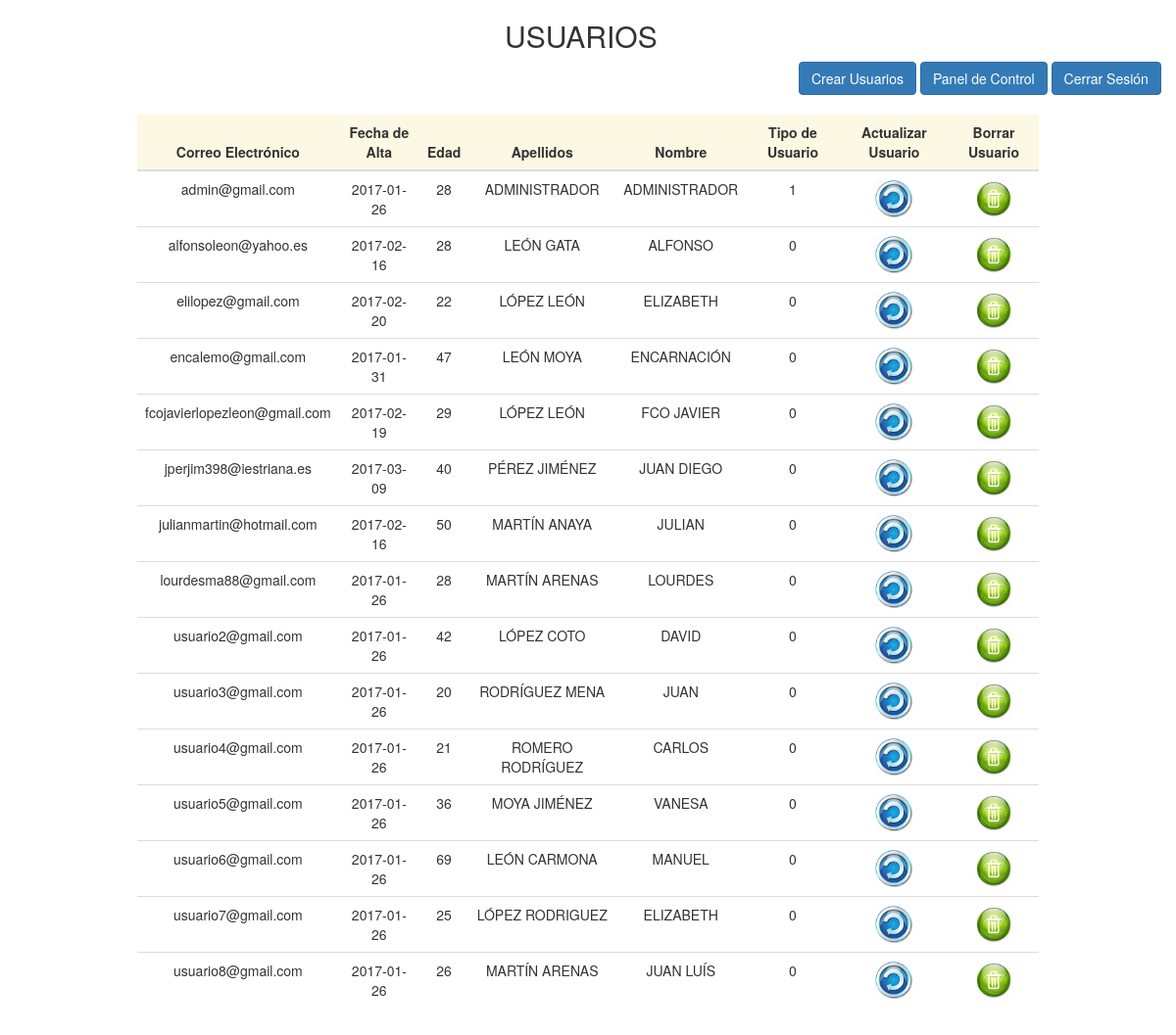
/administrador/editar_usuario.php (signed in), run on the app's committed database.
### tables this page shows
CREATE TABLE `usuarios` (
  `CORREO_ELECTRONICO` varchar(50) NOT NULL,
  `PASSWD` varchar(64) NOT NULL,
  `FECHA_ALTA` date DEFAULT NULL,
  `EDAD` int(3) DEFAULT NULL,
  `APELLIDOS` varchar(50) NOT NULL,
  `NOMBRE` varchar(50) NOT NULL,
  `TIPO_USUARIO` tinyint(1) DEFAULT NULL
);

### administrador/editar_usuario.php (the view, shortened to what this page needs)
<!DOCTYPE html>
<html lang="">
  <head>
    <link rel="stylesheet" href="../css/bootstrap.min.css">
    </head>
    <body>
      <?php
          include '../usuarios/conexion.php';
            if ($resultado = $connection->query('SELECT CORREO_ELECTRONICO, FECHA_ALTA, EDAD, APELLIDOS, NOMBRE, TIPO_USUARIO FROM usuarios;')) {
      ?>
      <div class="col-md-offset-5 col-md-5">
          <h2>USUARIOS</h2>
      </div>
      <br>
      <div class="col-md-offset-8 col-md-4">
        <a class="btn btn-primary" href="crear_usuario.php" role="button">Crear Usuarios</a>
        <a class="btn btn-primary" href="../usuarios/control_panel.php" role="button">Panel de Control</a>
        <a class="btn btn-primary" href="../usuarios/logout.php" role="button">Cerrar Sesión</a>
        <br><br>
      </div>
      <div class="container">
      <div class="col-md-offset-1 col-md-10">
      <div class="table-responsive">
      <table class="table table-hover">
      <thead>
        <tr class="warning">
          <th>Correo Electrónico</th>
          <th>Fecha de Alta</th>
          <th>Edad</th>
          <th>Apellidos</th>
          <th>Nombre</th>
          <th>Tipo de Usuario</th>
          <th>Actualizar Usuario</th>
          <th>Borrar Usuario</th>
      </thead>
      <?php
                while ($objeto = $resultado->fetch_object()) {
                    echo '<tr>';
                    echo '<td>'.$objeto->CORREO_ELECTRONICO.'</td>';
                    echo '<td>'.$objeto->FECHA_ALTA.'</td>';
                    echo '<td>'.$objeto->EDAD.'</td>';
                    echo '<td>'.$objeto->APELLIDOS.'</td>';
                    echo '<td>'.$objeto->NOMBRE.'</td>';
                    echo '<td>'.$objeto->TIPO_USUARIO.'</td>';
                    echo '<td><a title="actualizar" href="actualizar_usuario.php?id='.$objeto->CORREO_ELECTRONICO.'">
                    <img width="40" height="40" src="../img/img_edicion/actualizar.jpg" alt="actualizar"/></a></td>';
                    echo '<td><a title="borrar" href="borrar_usuario.php?id='.$objeto->CORREO_ELECTRONICO.'">
                    <img width="40" height="40" src="../img/img_edicion/borrar.jpg" alt="borrar"/></a></td>';
                    echo '</tr>';
                }
            }
       ?>
    </table>
    </div>
    </div>
  </div>
    <br>
    </body>
</html>

### administrador/editar_usuario.php (style rules this page uses)
table { text-align: center; border-collapse: collapse; }
th { text-align: center; }

### data on the page
usuarios: CORREO_ELECTRONICO "admin@gmail.com", FECHA_ALTA "2017-01-26", EDAD "28", APELLIDOS "ADMINISTRADOR", NOMBRE "ADMINISTRADOR", TIPO_USUARIO "1"
usuarios: CORREO_ELECTRONICO "alfonsoleon@yahoo.es", FECHA_ALTA "2017-02-16", EDAD "28", APELLIDOS "LEÓN GATA", NOMBRE "ALFONSO", TIPO_USUARIO "0"
usuarios: CORREO_ELECTRONICO "elilopez@gmail.com", FECHA_ALTA "2017-02-20", EDAD "22", APELLIDOS "LÓPEZ LEÓN", NOMBRE "ELIZABETH", TIPO_USUARIO "0"
usuarios: CORREO_ELECTRONICO "encalemo@gmail.com", FECHA_ALTA "2017-01-31", EDAD "47", APELLIDOS "LEÓN MOYA", NOMBRE "ENCARNACIÓN", TIPO_USUARIO "0"
usuarios: CORREO_ELECTRONICO "fcojavierlopezleon@gmail.com", FECHA_ALTA "2017-02-19", EDAD "29", APELLIDOS "LÓPEZ LEÓN", NOMBRE "FCO JAVIER", TIPO_USUARIO "0"
usuarios: CORREO_ELECTRONICO "jperjim398@iestriana.es", FECHA_ALTA "2017-03-09", EDAD "40", APELLIDOS "PÉREZ JIMÉNEZ", NOMBRE "JUAN DIEGO", TIPO_USUARIO "0"
usuarios: CORREO_ELECTRONICO "julianmartin@hotmail.com", FECHA_ALTA "2017-02-16", EDAD "50", APELLIDOS "MARTÍN ANAYA", NOMBRE "JULIAN", TIPO_USUARIO "0"
usuarios: CORREO_ELECTRONICO "lourdesma88@gmail.com", FECHA_ALTA "2017-01-26", EDAD "28", APELLIDOS "MARTÍN ARENAS", NOMBRE "LOURDES", TIPO_USUARIO "0"
usuarios: CORREO_ELECTRONICO "usuario2@gmail.com", FECHA_ALTA "2017-01-26", EDAD "42", APELLIDOS "LÓPEZ COTO", NOMBRE "DAVID", TIPO_USUARIO "0"
usuarios: CORREO_ELECTRONICO "usuario3@gmail.com", FECHA_ALTA "2017-01-26", EDAD "20", APELLIDOS "RODRÍGUEZ MENA", NOMBRE "JUAN", TIPO_USUARIO "0"
usuarios: CORREO_ELECTRONICO "usuario4@gmail.com", FECHA_ALTA "2017-01-26", EDAD "21", APELLIDOS "ROMERO RODRÍGUEZ", NOMBRE "CARLOS", TIPO_USUARIO "0"
usuarios: CORREO_ELECTRONICO "usuario5@gmail.com", FECHA_ALTA "2017-01-26", EDAD "36", APELLIDOS "MOYA JIMÉNEZ", NOMBRE "VANESA", TIPO_USUARIO "0"
usuarios: CORREO_ELECTRONICO "usuario6@gmail.com", FECHA_ALTA "2017-01-26", EDAD "69", APELLIDOS "LEÓN CARMONA", NOMBRE "MANUEL", TIPO_USUARIO "0"
usuarios: CORREO_ELECTRONICO "usuario7@gmail.com", FECHA_ALTA "2017-01-26", EDAD "25", APELLIDOS "LÓPEZ RODRIGUEZ", NOMBRE "ELIZABETH", TIPO_USUARIO "0"
usuarios: CORREO_ELECTRONICO "usuario8@gmail.com", FECHA_ALTA "2017-01-26", EDAD "26", APELLIDOS "MARTÍN ARENAS", NOMBRE "JUAN LUÍS", TIPO_USUARIO "0"
